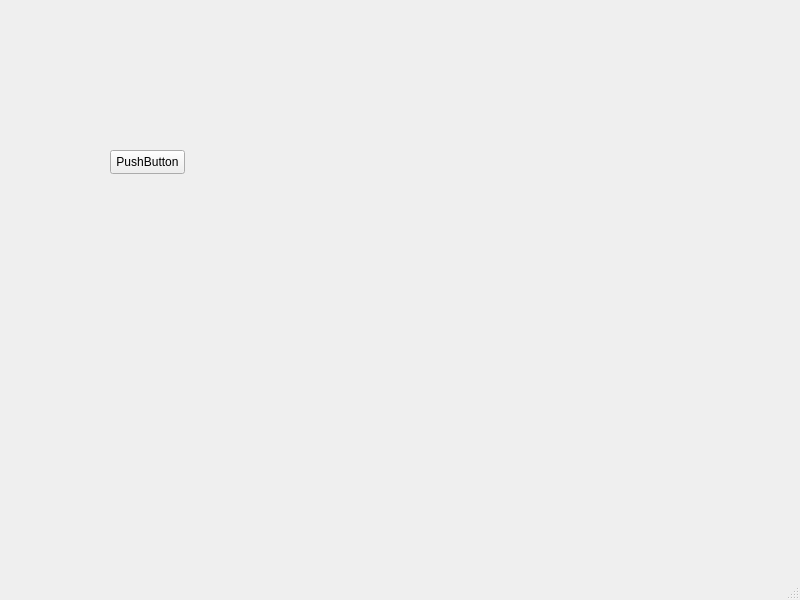
<?xml version="1.0" encoding="UTF-8"?>
<ui version="4.0">
<class>MainWindow</class>
<widget class="QMainWindow" name="MainWindow">
  <property name="geometry">
   <rect>
    <x>0</x>
    <y>0</y>
    <width>800</width>
    <height>600</height>
   </rect>
  </property>
  <property name="windowTitle">
   <string>MainWindow</string>
  </property>
  <widget class="QWidget" name="centralwidget">
   <widget class="QPushButton" name="pushButton">
    <property name="geometry">
     <rect>
      <x>110</x>
      <y>150</y>
      <width>75</width>
      <height>24</height>
     </rect>
    </property>
    <property name="text">
     <string>PushButton</string>
    </property>
   </widget>
  </widget>
  <widget class="QMenuBar" name="menubar">
   <property name="geometry">
    <rect>
     <x>0</x>
     <y>0</y>
     <width>800</width>
     <height>33</height>
    </rect>
   </property>
  </widget>
  <widget class="QStatusBar" name="statusbar"/>
</widget>
<resources/>
<connections/>
</ui>
